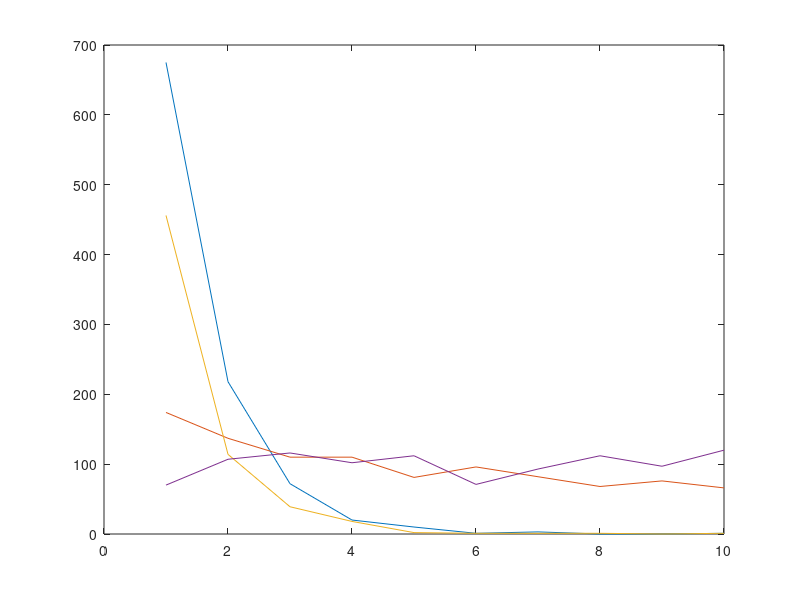

Write the MATLAB code that produced this figure.
%using uniform random values% 
X=rand(1,1000);
lamda=1;
mu=1/lamda;
%finding the inverse exponential function of of uniform random value X%  
Y=expinv(X);

%plotting the pmf of Y%
plot(hist(Y))
hold on

%finding the exponential pdf of random values 'x' %
C=exppdf(X,lamda);
% plotting the exponential pdf % 
plot(hist(C))
hold on

%repeating the above experiment but generating exponential random variables instead of uniform random variables%

x=exprnd(1,[1,1000]);
lamda=1;
y=expinv(x);
plot(hist(y))
hold on
c=exppdf(x,lamda);
plot(hist(c))
hold on


